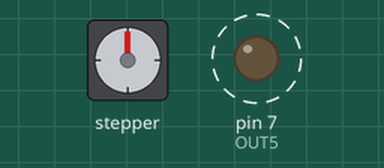
Bench run of a sketch on a simulated Arduino Uno, built with avr-gcc and run on an emulated ATmega328P. Parts: stepper motor, output pins drawn as LEDs (lit = HIGH). Wiring (inferred from the names in the program): stepper motor (2048 steps per turn assumed): coils pin 8, pin 9, pin 10, pin 11. Dashed ring = blinking. Pins used as bus, display or sensor lines are not drawn; what the sketch prints to the serial monitor is not drawn.

Above: at 0.07 s.
At 9.19 s:
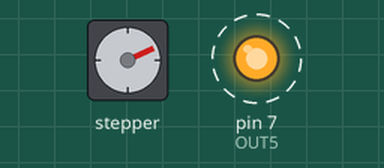
At 18.59 s:
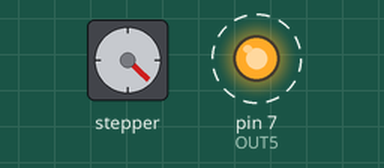
At 39.85 s:
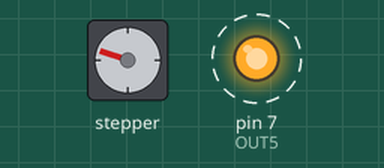
Timing chart, 0 to 40.0 s (numbered marks = the images above):
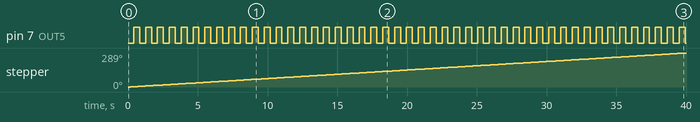

Measured:
- by itself, pin 7 (OUT5): alternates HIGH for 0.42 s and LOW for 0.42 s
- by itself, stepper: keeps turning clockwise at about 7°/s

The sketch:

BarnDoorTrackerM6.ino
```cpp
/*
 * barn door tracker code for an M6 thread at 274mm from hinge
  */
#define OUT1  8
#define OUT2  9
#define OUT3  10
#define OUT4  11
#define IN1  12
#define OUT5  7
int steps = 0;
long totalSteps=0;
boolean Direction = 0;
//bool motorRun=true;
bool activeLED=false;
//bool stopped=false;
long time;
void setup() {
  Serial.begin(115200);
  pinMode(OUT1, OUTPUT);
  pinMode(OUT2, OUTPUT);
  pinMode(OUT3, OUTPUT);
  pinMode(OUT4, OUTPUT);
  //pinMode(IN1, INPUT);
  pinMode(OUT5, OUTPUT);
  Serial.println("Running...");
  time = micros();
}
void loop() {
  /*if(totalSteps>147320 && !stopped) {
      activeLED=false;
      digitalWrite(OUT1, LOW);
      digitalWrite(OUT2, LOW);
      digitalWrite(OUT3, LOW);
      digitalWrite(OUT4, LOW);
      digitalWrite(OUT5, activeLED);
      Serial.println("Stopped.");
      Serial.print("Total Time Elapsed - ");
      Serial.println(micros());
      //stopped=true;
    }*/
  //if(motorRun && !stopped){

    //motorRun=true; //digitalRead(IN1);
    stepper(1);
    totalSteps++;
    if(!(totalSteps % 4096)) {
      Serial.print("Steps - ");
      Serial.println(totalSteps);
      Serial.print("     Time - ");
      Serial.println(micros());
      long aveTime = (micros()- time) /totalSteps;
      Serial.print("AverageTime=");
      Serial.println(aveTime);
    }
    if(!(totalSteps % 35)) {
      activeLED = !activeLED;
      digitalWrite(OUT5, activeLED);
    }
    //delay is 60M microseconds / (4096 * 1.1989) which is 4910.6944 = 12218.23129535407. Use modulus each 4825 to get 1116 extra us
    delayMicroseconds(8192);
    delayMicroseconds(3839); //took off 196us for latency
    if(!(totalSteps % 4825)) delayMicroseconds(1116);
    //Serial.println(time);

  //}
  /* else
  {
    digitalWrite(OUT1, LOW);
    digitalWrite(OUT2, LOW);
    digitalWrite(OUT3, LOW);
    digitalWrite(OUT4, LOW);
    digitalWrite(OUT5, LOW);
    activeLED=false;
    totalSteps=0;
    time = micros();
    motorRun=true; //digitalRead(IN1);
    if(!motorRun && stopped) {
      stopped=false;
    }

  }
  */
  //time = micros()-time;
  //Serial.println(time);
}

void stepper(int xw) {
  for (int x=0;x<xw;x++){

    switch(steps){
      case 0:
        digitalWrite(OUT1, LOW);
        digitalWrite(OUT2, LOW);
        digitalWrite(OUT3, LOW);
        digitalWrite(OUT4, HIGH);
      break;
      case 1:
        digitalWrite(OUT1, LOW);
        digitalWrite(OUT2, LOW);
        digitalWrite(OUT3, HIGH);
        digitalWrite(OUT4, HIGH);
      break;
      case 2:
        digitalWrite(OUT1, LOW);
        digitalWrite(OUT2, LOW);
        digitalWrite(OUT3, HIGH);
        digitalWrite(OUT4, LOW);
      break;
      case 3:
        digitalWrite(OUT1, LOW);
        digitalWrite(OUT2, HIGH);
        digitalWrite(OUT3, HIGH);
        digitalWrite(OUT4, LOW);
      break;
      case 4:
        digitalWrite(OUT1, LOW);
        digitalWrite(OUT2, HIGH);
        digitalWrite(OUT3, LOW);
        digitalWrite(OUT4, LOW);
      break;
      case 5:
        digitalWrite(OUT1, HIGH);
        digitalWrite(OUT2, HIGH);
        digitalWrite(OUT3, LOW);
        digitalWrite(OUT4, LOW);
      break;
        case 6:
        digitalWrite(OUT1, HIGH);
        digitalWrite(OUT2, LOW);
        digitalWrite(OUT3, LOW);
        digitalWrite(OUT4, LOW);
      break;
      case 7:
        digitalWrite(OUT1, HIGH);
        digitalWrite(OUT2, LOW);
        digitalWrite(OUT3, LOW);
        digitalWrite(OUT4, HIGH);
      break;
      default:
        digitalWrite(OUT1, LOW);
        digitalWrite(OUT2, LOW);
        digitalWrite(OUT3, LOW);
        digitalWrite(OUT4, LOW);
      break;
  }
  SetDirection();
  }
}
void SetDirection() {
  if(Direction==1){ steps++;}
  if(Direction==0){ steps--; }
  if(steps>7){steps=0;}
  if(steps<0){steps=7; }

}
```
